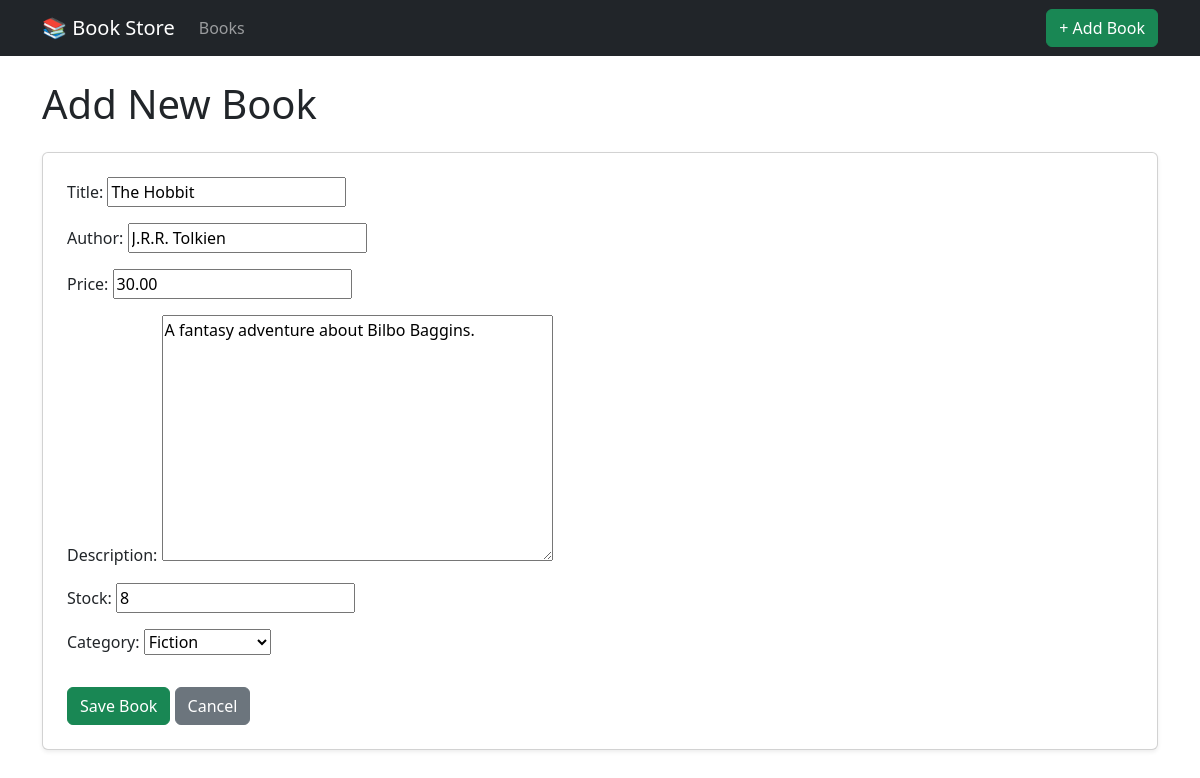
The app's page /book/5/edit/ with its own data.
### books/models.py (models this page shows, shortened)
class Book(models.Model):
    title = models.CharField(max_length=255)
    author = models.CharField(max_length=255)
    price = models.DecimalField(max_digits=8, decimal_places=2)
    description = models.TextField(blank=True)
    stock = models.PositiveIntegerField(default=0)
    category = models.ForeignKey(
        Category,
        on_delete=models.CASCADE,
        related_name="books"
    )
    class Meta:
        verbose_name = "Book"
        verbose_name_plural = "Books"

### books/views.py (the view)
# urls.py: path('book/<int:pk>/edit/', BookUpdateView.as_view(), name='book_update'),
class BookUpdateView(UpdateView):
    model = Book
    form_class = BookForm
    template_name = 'books/book_form.html'
    success_url = reverse_lazy('books:book_list')

### books/forms.py
class BookForm(forms.ModelForm):
    class Meta:
        model = Book
        fields = [
            'title',
            'author',
            'price',
            'description',
            'stock',
            'category',
        ]

### books/models.py (called while the page is built)
    def __str__(self):
        return self.name

### books/templates/books/book_form.html (shortened to what this page needs)
{% extends 'base.html' %}
{% block content %}
<h1 class="mb-4">Add New Book</h1>
<form method="post" class="card p-4 shadow-sm">
    {{ form.as_p }}
    <div class="mt-3">
        <button type="submit" class="btn btn-success">
            Save Book
        </button>
        <a href="{% url 'books:book_list' %}" class="btn btn-secondary">
            Cancel
        </a>
    </div>
</form>
{% endblock %}

### records on screen
Book: title "The Hobbit", author "J.R.R. Tolkien", price "30.00", description "A fantasy adventure about Bilbo Baggins.", stock "8", category "Fiction"
